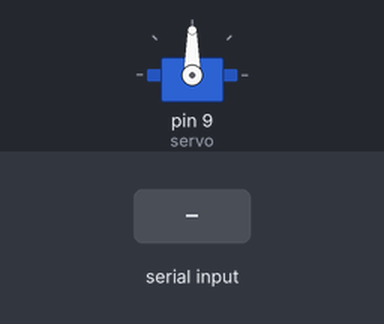
Bench run of a sketch on a simulated Arduino Uno, built with avr-gcc and run on an emulated ATmega328P. Parts: servo. The inputs (shaded band) are chosen by the test bench.

Above: at 1.2 s.
1.3 s: "90,45\n" received over Serial
At 2.4 s:
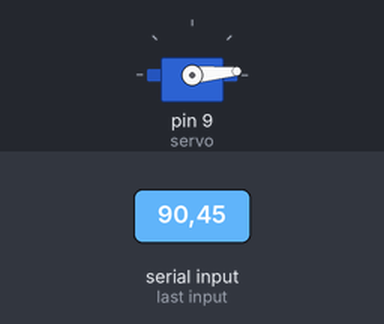
2.8 s: "30,150\n" received over Serial
At 3.6 s:
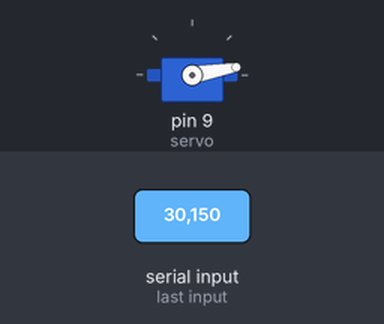
Timing chart, 0 to 5.8 s (numbered marks = the images above; inputs shaded):
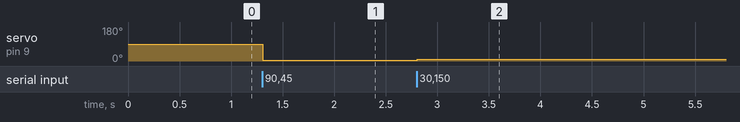

Measured:
- after the input at 1.3 s, servo on pin 9 (servo): 90° → 5° at once
- after the input at 2.8 s, servo on pin 9 (servo): 5° → 10° at once

The sketch:

Tracker.ino
```cpp
#include <Servo.h>

Servo servo;
int prevX = 0;  // Previous x-coordinate

void setup() {
  // Initialize serial communication
  Serial.begin(9600);

  // Attach the servo to pin 9
  servo.attach(9);
}

void loop() {
  // Check if data is available to read from serial
  if (Serial.available() > 0) {
    // Read the raw coordinates from serial
    String data = Serial.readStringUntil('\n');
    int commaIndex = data.indexOf(',');

    // Parse x-coordinate
    int x = data.substring(0, commaIndex).toInt();

    // Calculate the center of the frame
    int centerX = 320;  // Assuming frame width is 640

    // Calculate deviation from the center
    int devX = x - centerX;

    // Move the servo based on deviation
    int servoAngleX = map(devX, -centerX, centerX, 180, 0);

    // Rotate servo by 10 degrees for every coordinate movement towards the center
    if (x != prevX) {
      int angleIncrementX = servoAngleX - prevX;
      if (angleIncrementX > 5) {
        servoAngleX = prevX + 5;
      } else if (angleIncrementX < -5) {
        servoAngleX = prevX - 5;
      }
      prevX = servoAngleX;

      // Set the servo angle
      servo.write(servoAngleX);
      delay(15);  // Delay to allow servo to reach position
    }
  }
}
```
